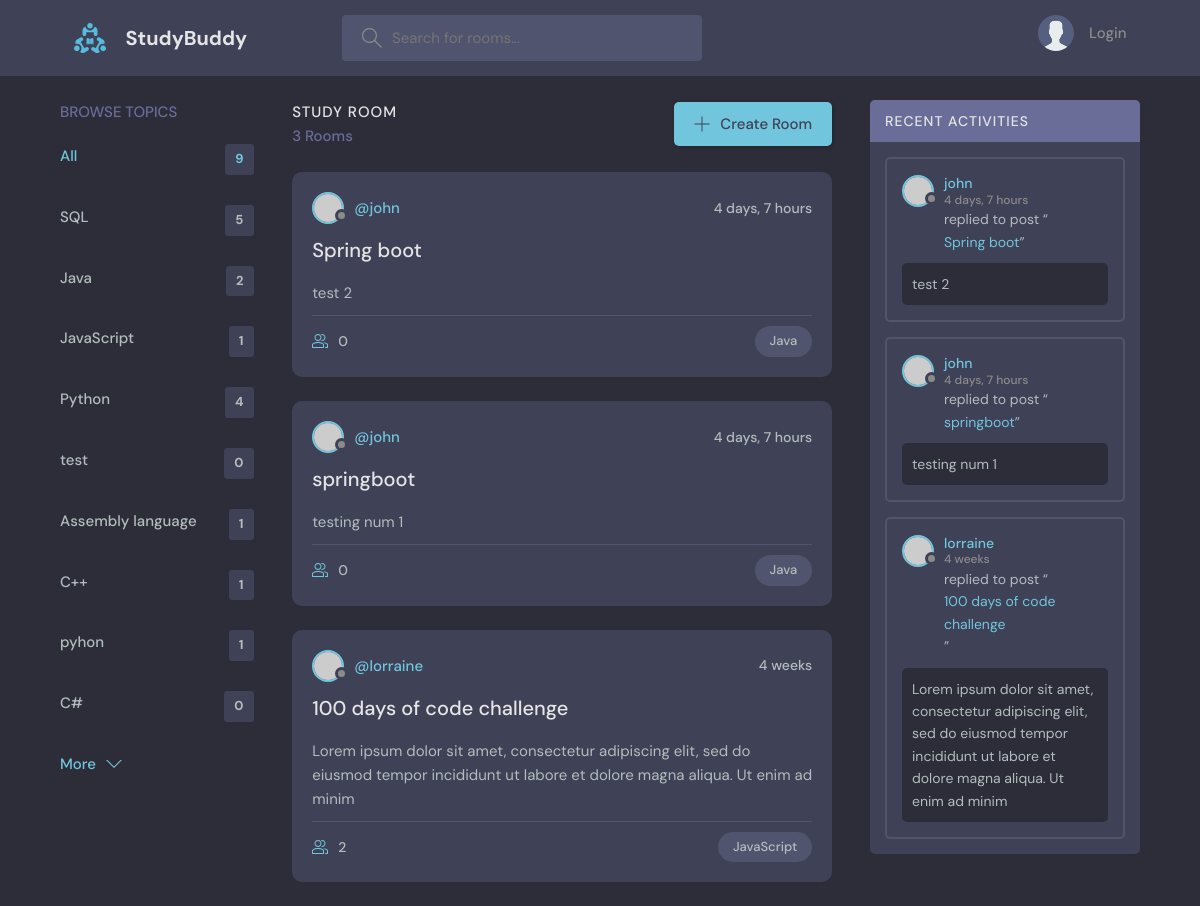
Screenshot of /?q=Java with the database file from the repository.
### baseapp/models.py (models this page shows, shortened)
class Topic(models.Model):
    name = models.CharField(max_length=255)

class Room(models.Model):
    host = models.ForeignKey(User, on_delete=models.SET_NULL, null=True)       # when User table got deleted the host data will set to Null
    topic = models.ForeignKey(Topic, on_delete=models.SET_NULL, null=True)     # Cascade - when User table got deleted the host data will delete too
    name = models.CharField(max_length=255)
    description = models.TextField(null=True, blank=True)
    participant = models.ManyToManyField(User, related_name="participants", blank=True)   # models.ManyToManyField(<Tablename>,<name use in views.py>, it's okay to get an empty value in participants) # related_name = name in admin panel
    updated = models.DateTimeField(auto_now=True)
    created = models.DateTimeField(auto_now_add=True)
    class Meta:
        ordering = ["-updated", "-created"]         # with '-' is descending order (last will be the first)

### baseapp/views.py (the view)
# urls.py: path("", views.home, name="home"),
def home(request):
    query = request.GET.get('q') if request.GET.get('q') is not None else ''
    rooms = Room.objects.filter(
        Q(topic__name__icontains=query) |                         # -> OR logic gate
        Q(name__icontains=query) |
        Q(description__icontains=query)
    )
    room_count = rooms.count()
    topics = Topic.objects.all()
    room_message = Message.objects.filter(
        Q(room__topic__name__icontains=query)
    )
    content = {
        "rooms": rooms,
        "topics": topics,
        "room_count": room_count,
        "room_message": room_message
    }
    return render(request, "home.html", content)

### baseapp/templates/home.html
{% extends "main.html" %}
{% block content%}
  <main class="layout layout--3">
    <div class="container">
      {% include "topics_component.html" %}
      {% include "feed_component.html" %}
      {% include "activity_component.html" %}
    </div>
  </main>
{% endblock %}

### baseapp/templates/topics_component.html
<div class="topics">
    <div class="topics__header">
      <h2>Browse Topics</h2>
    </div>
    <ul class="topics__list">
      <li>
        <a href="/" class="active">All <span>{{topics.count}}</span></a>
      </li>
        {% for topic in topics %}
          <li>
            <a href="?q={{topic.name}}">{{topic.name}}<span>{{topic.room_set.all.count}}</span></a>
          </li>
        {% endfor %}
    </ul>
    <a class="btn btn--link" href="topics.html">
      More
      <svg version="1.1" xmlns="http://www.w3.org/2000/svg" width="32" height="32" viewBox="0 0 32 32">
        <title>chevron-down</title>
        <path d="M16 21l-13-13h-3l16 16 16-16h-3l-13 13z"></path>
      </svg>
    </a>
</div>

### baseapp/templates/feed_component.html (shortened to what this page needs)
<div class="roomList">
    <div class="roomList__header">
      <div>
        <h2>Study Room</h2>
        <p>{{room_count}} Rooms <available></available></p>
      </div>
      <a class="btn btn--main" href="/create-room">
        <svg version="1.1" xmlns="http://www.w3.org/2000/svg" width="32" height="32" viewBox="0 0 32 32">
          <title>add</title>
          <path
            d="M16.943 0.943h-1.885v14.115h-14.115v1.885h14.115v14.115h1.885v-14.115h14.115v-1.885h-14.115v-14.115z"
          ></path>
        </svg>
        Create Room
      </a>
    </div>
    {% for room in rooms %}
      <div class="roomListRoom">
        <div class="roomListRoom__header">
          <a href="/profile/{{room.host.id}}" class="roomListRoom__author">
            <div class="avatar avatar--small">
              <img src="https://randomuser.me/api/portraits/women/11.jpg" />
            </div>
            <span>@{{room.host.username}}</span>
          </a>
          <div class="roomListRoom__actions">
            <span>{{room.created|timesince}}</span>
          </div>
        </div>
        <div class="roomListRoom__content">
            <a href="/room/{{room.id}}">{{room.name}}</a>
            <p>{{room.description}}</p>
        </div>
        <div class="roomListRoom__meta">
          <a href="room.html" class="roomListRoom__joined">
              {{room.participant.count}}
          </a>
          <p class="roomListRoom__topic">{{room.topic.name}}</p>
        </div>
      </div>
    {% endfor %}
</div>

### baseapp/templates/activity_component.html (shortened to what this page needs)
<div class="activities">
    <div class="activities__header">
    <h2>Recent Activities</h2>
    </div>
        {% for room in rooms%}
        <div class="activities__box">
          <div class="activities__boxHeader roomListRoom__header">
            <a href="/profile/{{room.host.id}}" class="roomListRoom__author">
              <div class="avatar avatar--small">
                <img src="https://randomuser.me/api/portraits/women/11.jpg" />
              </div>
              <p>
                {{room.host.username}}
                <span>{{room.created|timesince}}</span>
              </p>
            </a>
          </div>
          <div class="activities__boxContent">
            <p>replied to post “<a href="/room/{{room.id}}">{{room.name}}</a>”</p>
            <div class="activities__boxRoomContent">
              {{room.description}}
            </div>
        </div>
    </div>
    {% endfor%}
</div>

### rows the page displays
Topic: name "SQL", room_set.all.count "5"
Topic: name "Java", room_set.all.count "2"
Topic: name "JavaScript", room_set.all.count "1"
Topic: name "Python", room_set.all.count "4"
Topic: name "test", room_set.all.count "0"
Topic: name "Assembly language", room_set.all.count "1"
Topic: name "C++", room_set.all.count "1"
Topic: name "pyhon", room_set.all.count "1"
Topic: name "C#", room_set.all.count "0"
Room: host.username "john", created "4 days, 7 hours", name "Spring boot", description "test 2", participant.count "0", topic.name "Java"
Room: host.username "john", created "4 days, 7 hours", name "springboot", description "testing num 1", participant.count "0", topic.name "Java"
Room: host.username "lorraine", created "4 weeks", name "100 days of code challenge", description "Lorem ipsum dolor sit amet, consectetur adipiscing elit, sed do eiusmod tempor incididunt ut labore et dolore magna aliqua. Ut enim ad minim", participant.count "2", topic.name "JavaScript"

### other values shown
{{ topics.count }} "9"
{{ room_count }} "3"
